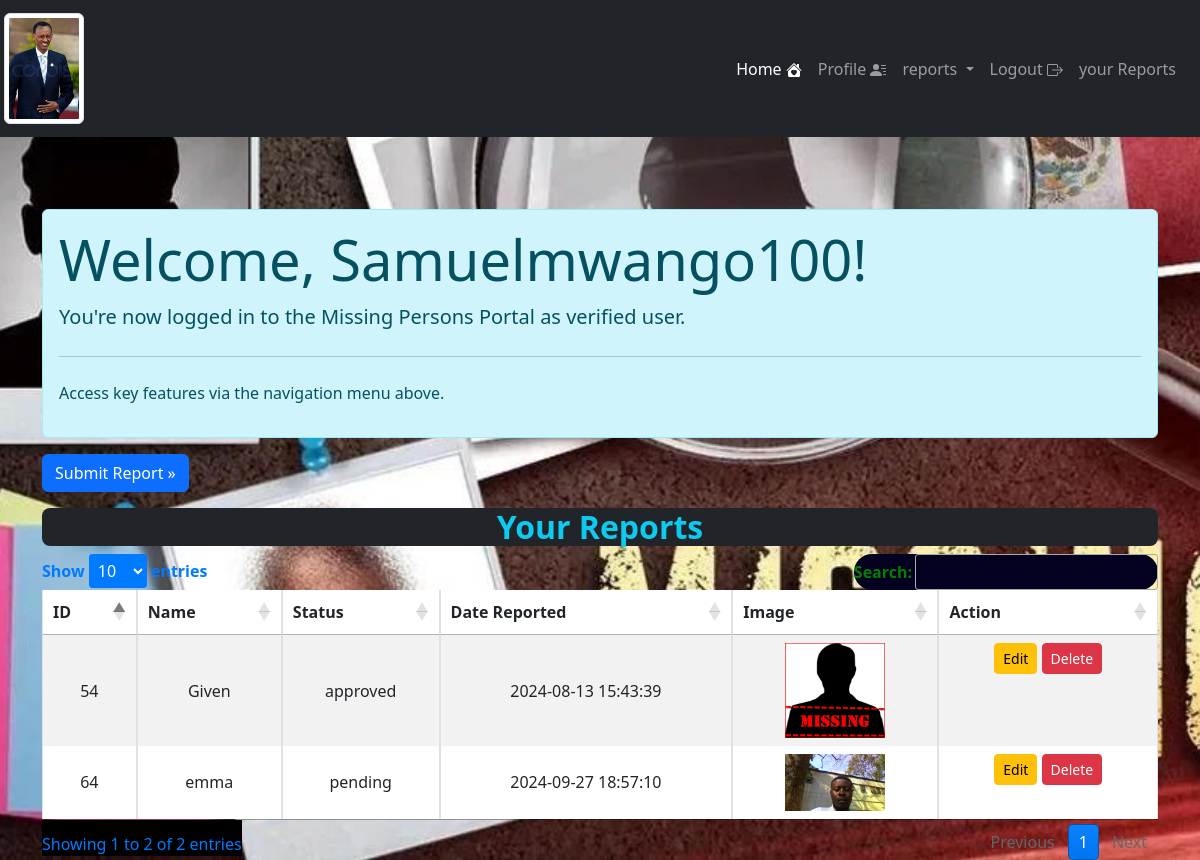
The app's page /views/home.php (signed in) with its own data.
### tables this page shows
CREATE TABLE `users` (
  `id` int(11) NOT NULL,
  `username` varchar(50) NOT NULL,
  `email` varchar(100) NOT NULL,
  `password` varchar(255) NOT NULL,
  `role` enum('admin','allowed_user') NOT NULL,
  `created_at` timestamp NOT NULL DEFAULT current_timestamp(),
  `image` varchar(500) NOT NULL,
  `code` int(5) DEFAULT NULL,
  `status` enum('not verified','verified','suspended') NOT NULL
);

CREATE TABLE `reports` (
  `id` int(11) NOT NULL,
  `type` enum('missing','found') NOT NULL,
  `name` varchar(100) NOT NULL,
  `age` int(11) NOT NULL,
  `gender` enum('male','female','other') NOT NULL,
  `last_seen` varchar(255) NOT NULL,
  `description` text NOT NULL,
  `contact_info` varchar(255) NOT NULL,
  `user_id` int(11) NOT NULL,
  `status` enum('pending','approved','rejected') NOT NULL DEFAULT 'pending',
  `created_at` timestamp NOT NULL DEFAULT current_timestamp(),
  `image_path` varchar(255) DEFAULT NULL,
  `location` varchar(255) NOT NULL DEFAULT 'unknown',
  `latitude` decimal(18,16) DEFAULT NULL,
  `longitude` decimal(19,16) DEFAULT NULL
);

### Models/security.php (called while the page is built, shortened)
<?php
class Security {
    public static function sanitizeInput($input) {
        return htmlspecialchars(strip_tags($input));
    }
}
?>

### Models/user.php (called while the page is built, shortened)
<?php
require_once 'security.php';
class User {
    private $conn;
    private $table_name = "users";
    public function __construct($db) {
        $this->conn = $db;
    }
    public function getProfilePicture($id){
        $query = "SELECT image FROM " . $this->table_name . " WHERE id = :id";
        $stmt = $this->conn->prepare($query);
        $this->id = $id;
        $stmt->bindParam(":id", $this->id);
        $stmt->execute();
        return $stmt->fetch(PDO::FETCH_ASSOC);
    }
}
?>

### Models/report.php (called while the page is built, shortened)
<?php
class Report {
    private $conn;
    private $table_name = "reports";
    public function __construct($db) {
        $this->conn = $db;
    }
    function getReportsByUserId($userId){
        try{
            $query = "SELECT * FROM ".$this->table_name." r WHERE
                        r.user_id = :userId;";
            $stmt = $this->conn->prepare($query);
            $stmt->bindParam(':userId', $userId, PDO::PARAM_INT);
            $stmt->execute();
            $results = $stmt->fetchAll(PDO::FETCH_ASSOC);
            return $results;
        } catch (PDOException $e) {
            error_log("Error in getReportsByUserId: " . $e->getMessage());
            return [];
        }
    }
}
?>

### views/home.php (the view, shortened to what this page needs)
<?php
require_once '../models/user.php';
require_once '../models/security.php';
require_once '../models/report.php';
require_once 'navbar.php';
$user_id = $_SESSION['user_id'];
$username = $_SESSION['username'];
$role = $_SESSION['role'];
$database = new DatabaseConfiguration();
$db = $database->getConnection();
$report = new Report($db);
$user = new User($db);
$totalUsers = $user->getTotalUsers();
$totalReports = $report->getTotalReports();
$pendingReports = $report->getPendingReportsCount();
$approvedReports = $report->getApprovedReportsCount();
$rejectedReports = $report->getRejectedReportsCount();
$reportsByUserId = $report->getReportsByUserId($user_id);
$profilePic = $user->getProfilePicture(security::sanitizeInput($_SESSION['user_id']));
?>
<!DOCTYPE html>
<html lang="en">
<head>
    <link href="https://cdn.jsdelivr.net/npm/bootstrap@5.3.0/dist/css/bootstrap.min.css" rel="stylesheet">
    <link href="../assets/css/master.css" rel="stylesheet">
    <link href="style.css" rel="stylesheet">
<link href="https://cdn.datatables.net/1.13.4/css/jquery.dataTables.min.css" rel="stylesheet">
<link href="../assets/css/master.css" rel="stylesheet">
</head>
<body class="userbody">
<nav class="navbar navbar-expand-lg sticky-lg-top navbar-dark bg-dark">
    <a class="navbar-brand ms-1" href="#"><img class="img-fluid img-thumbnail rounded" alt="profile picture" src="<?php echo $profilePic['image'];?>" width="80" height="74"></a>
    <div class="offcanvas offcanvas-start" tabindex="-1" id="offcanvasNavbar" aria-labelledby="offcanvasNavbarLabel">
      <div class="offcanvas-body bg-dark">
        <ul class="navbar-nav justify-content-end flex-grow-1 pe-3">
            <?php echo getNavBar($role, 'active" aria-current="page"','', '', '', '', ''); ?>
            <li class="nav-item">
                <a href="#reports" class="nav-link">your Reports</a>
            </li>
        </ul>
    </div>
</nav>
<div class="container mt-5 pt-4">
    <?php if ($role === 'admin'): ?>
        <div class="row text-center text-info text-capitalize fw-bold bg-dark mb-2 rounded-3"><h1 class="display-4">Welcome, <?php echo htmlspecialchars($username); ?>!</h1></div>
        <div class="row">
            <div class="col-lg-10">
                <div class="row">
                    <div class="col-md-12">
                            <div class="card">
                                <div class="card-header">
                                    <h3 class="text-center">Admin Dashboard</h3>
                                </div>
                                <div class="row mb-3">
                                    <div class="col-md-6 offset-md-3">
                                        <div class="input-group">
                                            <label class="input-group-text" for="reportType">Select Report Type</label>
                                            <select class="form-select" id="reportType" onchange="updateReportLink()">
                                                <option value="">Choose...</option>
                                                <option value="all_reports">All Report</option>
                                                <option value="monthly">Monthly Report</option>
                                                <option value="annual">Annual Report</option>
                                                <option value="user_specific">Your Report</option>
                                                <option value="success_reports">Success Reports(found and matched)</option>
                                                <option value="todays_reports">Today's Reports</option>
                                            </select>
                                        </div>
                                    </div>
                                </div>
                                <a id="generateReportLink" href="generate_pdf_reports.php" class="btn btn-primary" style="display: none;">Download PDF Report</a>
                                <div class="card-body">
                                    <div class="row">
                                        <div class="col-md-3">
                                            <div class="card text-white bg-primary mb-3">
                                                <div class="card-body">
                                                    <h5 class="card-title">Total Users</h5>
                                                    <p class="card-text"><?php echo htmlspecialchars($totalUsers); ?></p>
                                                </div>
                                            </div>
                                        </div>
                                        <div class="col-md-3">
                                            <div class="card text-white bg-success mb-3">
                                                <div class="card-body">
                                                    <h5 class="card-title">Total Reports</h5>
                                                    <p class="card-text"><?php echo htmlspecialchars($totalReports); ?></p>
                                                </div>
                                            </div>
                                        </div>
                                        <div class="col-md-3">
                                            <div class="card text-white bg-warning mb-3">
                                                <div class="card-body">
                                                    <h5 class="card-title">Pending Reports</h5>
                                                    <p class="card-text"><?php echo htmlspecialchars($pendingReports); ?></p>
                                                </div>
                                            </div>
                                        </div>
                                        <div class="col-md-3">
                                            <div class="card text-white bg-success mb-3">
                                                <div class="card-body">
                                                    <h5 class="card-title">Approved Reports</h5>
                                                    <p class="card-text"><?php echo htmlspecialchars($approvedReports); ?></p>
                                                </div>
                                            </div>
                                        </div>
                                        <div class="col-md-3">
                                            <div class="card text-white bg-danger mb-3">
                                                <div class="card-body">
                                                    <h5 class="card-title">Rejected Reports</h5>
                                                    <p class="card-text"><?php echo htmlspecialchars($rejectedReports); ?></p>
                                                </div>
                                            </div>
                                        </div>
                                        <div class="row">
                                            <div class="col-md-6">
                                                <div id="reportStatusChart" style="width: 100%; height: 400px;"></div>
                                            </div>
                                            <div class="col-md-6">
                                                <div id="userCountChart" style="width: 100%; height: 400px;"></div>
                                            </div>
                                        </div>
                                        <div class="row">
                                            <div class="row text-center">
                                                <div class="row">
                                                    <div class="col-md-12">
                                                        <div id="gender_chart" style="width: 900px; height: 500px;"></div>
                                                        <div id="month_chart" style="width: 900px; height: 500px;"></div>
                                                        <div id="role_chart" style="width: 900px; height: 500px;"></div>
                                                    </div>
                                                </div
                                            </div>
                                        </div>
                                </div>
                            </div>
                        </div>
                    </div>
                </div>
            </div>
        </div>
    <?php elseif ($role === 'allowed_user'): ?>
        <div class="alert alert-info">
            <h1 class="display-4">Welcome, <?php echo htmlspecialchars($username); ?>!</h1>
            <p class="lead"> You're now logged in to the Missing Persons Portal as verified user.</p>
            <hr class="my-4">
            <p>Access key features via the navigation menu above.</p>
        </div>
        <div class="row">
            <div class="col-md-6">
                <p><a class="btn btn-primary" href="submit_report.php" role="button">Submit Report &raquo;</a></p>
            </div>
        </div>
    <?php endif; ?>
<div class="row">
            <div class="col-md-12">
                <h2 class="text-center text-info text-capitalize fw-bold bg-dark mb-2 rounded-3" id="reports">Your reports</h2>
                <table id="reportsTable" class="table table-bordered text-center table-striped">
                    <thead>
                        <tr>
                            <th>ID</th>
                            <th>Name</th>
                            <th>Status</th>
                            <th>Date Reported</th>
                            <th>Image</th>
                            <th>Action</th>
                        </tr>
                    </thead>
                    <tbody>
                        <?php if (isset($reportsByUserId) && !empty($reportsByUserId)): ?>
                            <?php foreach ($reportsByUserId as $report): ?>
                                <tr>
                                    <td class="align-middle"><?= htmlspecialchars($report['id']) ?></td>
                                    <td class="align-middle"><?= htmlspecialchars($report['name']) ?></td>
                                    <td class="align-middle"><?= htmlspecialchars($report['status']) ?></td>
                                    <td class="align-middle"><?= htmlspecialchars($report['created_at']) ?></td>
                                    <td class="align-middle"><img src="<?= htmlspecialchars($report['image_path']) ?>" alt="missing person's image" class="image-fluid" style="max-width: 100px; height: auto;"></td>
                                    <td>
                                        <button
                                            class="btn btn-warning btn-sm editReportButton"
                                            data-id="<?= $report['id'] ?>"
                                            data-name="<?= htmlspecialchars($report['name']) ?>"
                                            data-age="<?= htmlspecialchars($report['age']) ?>"
                                            data-gender="<?= htmlspecialchars($report['gender']) ?>"
                                            data-description="<?= htmlspecialchars($report['description']) ?>"
                                            data-location="<?= htmlspecialchars($report['location']) ?>"
                                            data-bs-toggle="modal"
                                            data-bs-target="#editReportModal">
                                            Edit
                                        </button>
                                        <form action="delete_report.php" method="POST" style="display:inline;">
                                            <button type="submit" class="btn btn-danger btn-sm" onclick="return confirm('Are you sure?')">Delete</button>
                                        </form>
                                    </td>
                                </tr>
                            <?php endforeach; ?>
                        <?php else: ?>
                            <tr>
                                <td colspan="5" class="row text-center text-info text-capitalize fw-bold bg-dark mb-2 rounded-3">No reports from you found!</td>
                            </tr>
                        <?php endif; ?>
                    </tbody>
                </table>
            </div>
        </div>
</div>
</body>
</html>

### assets/css/master.css (style rules this page uses)
.nav-item { border-radius: 10px; transition: 0.5s; }
.userbody { background: url('../../images/missingimg2.jpg') no-repeat center center fixed; background-size: cover; }

### views/style.css (style rules this page uses)
.userbody { background: url('../images/missingimg2.jpg') no-repeat center center fixed; background-size: cover; }

### records on screen
users: image (picture)
reports: id "54", name "Given", status "approved", created_at "2024-08-13 15:43:39", image_path (picture)
reports: id "64", name "emma", status "pending", created_at "2024-09-27 18:57:10", image_path (picture)

### other values on screen
$username "Samuelmwango100"
